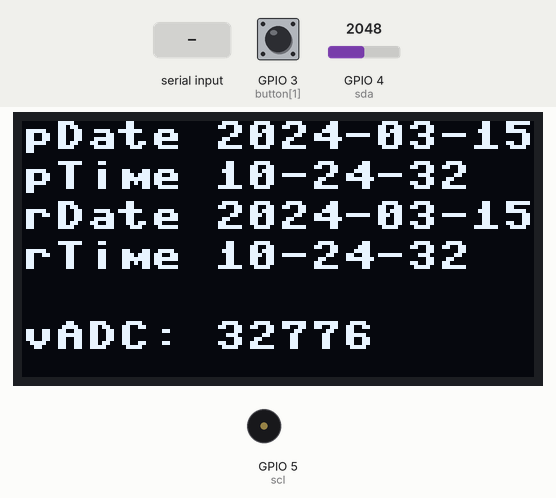
Bench run of a program on a simulated ESP32 board running MicroPython. Shown: 128×64 one-colour display, buzzer (waves = sounding). The inputs (shaded band) are chosen by the test bench; at power-on: GPIO 3 (button[1]) HIGH, GPIO 4 (sda) = 2048 (analog values on the 0–4095 scale). The clock reads 2024-03-15 10:24:30 at power-on unless the program sets it; the GPS gets a fix after 3 s at 37.7749, -122.4194 with 8 satellites; library files of the repository ran but are not shown: pcfsimp.py; what the program prints to the serial console is not drawn.

Above: at 2.2 s.
2.3 s: "A3" typed at the serial console, then Enter
At 3.5 s:
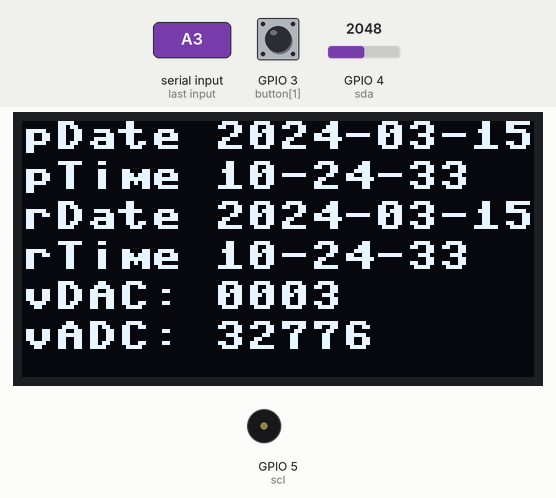
6.4 s: GPIO 3 (button[1]) pulled LOW for 0.3 s
At 9.4 s:
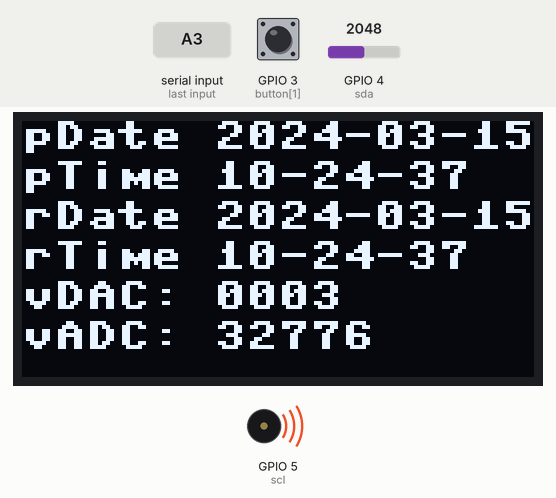
9.9 s: GPIO 4 (sda) set to 2866
14.0 s: "C4" typed at the serial console, then Enter
At 16.0 s:
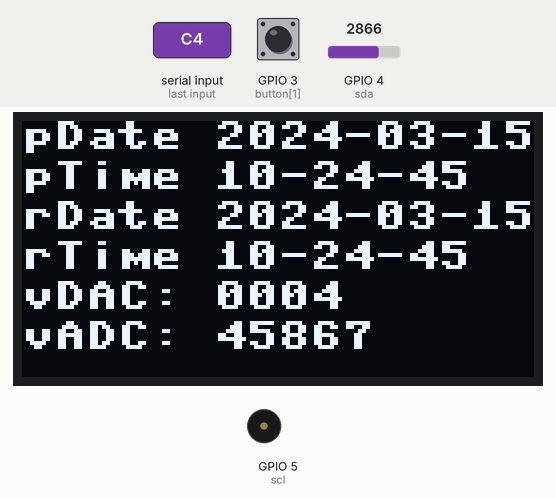
17.9 s: "B3" typed at the serial console, then Enter
At 19.2 s:
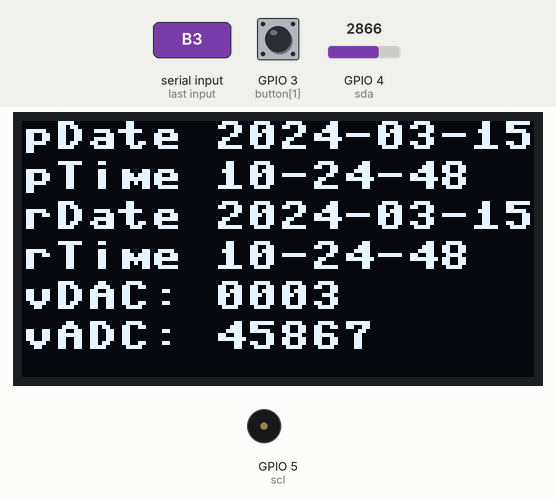
20.9 s: "D4" typed at the serial console, then Enter
At 22.3 s:
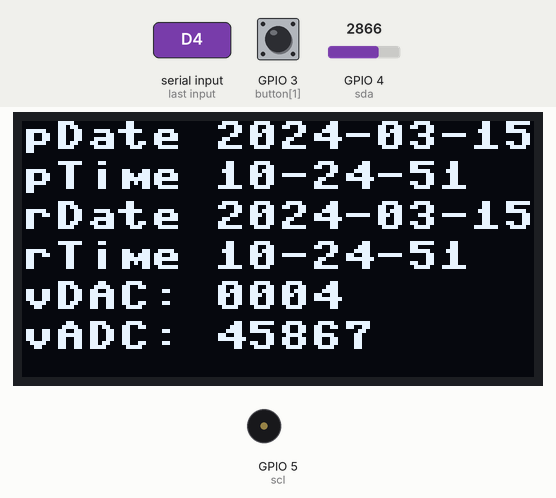
Timing chart, 0 to 23.9 s (numbered marks = the images above; inputs shaded):
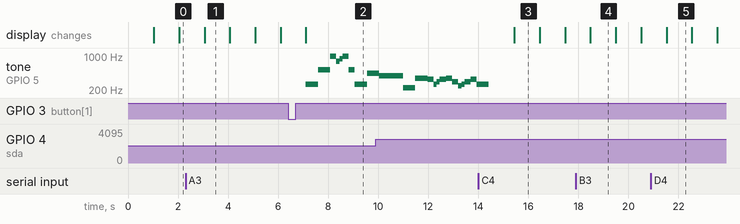

The program:

expansionzephyr.py
```python
import gc
import sys
import time

# import buzzsong
import buzzrainbow as buzztune
import machine
import pcfsimp
import ssd1306

import querystdin

adc = None
pf = sys.platform
rtc = None
if pf == "zephyr":
    import alltime

    import xiaozephyr as mcu

    adc = mcu.adc
elif "nrf" in pf:  # was nrf52
    import alltime_nrf as alltime

    import xiaonrf as mcu
else:
    import alltime

    if pf == "samd":
        import xiaosamd as mcu

        rtc = machine.RTC()
        adc = mcu.adc
    elif pf == "rp2":
        import xiaorp2 as mcu

        rtc = machine.RTC()
    elif pf == "esp32":
        import xiaoesp32 as mcu

        rtc = machine.RTC()
    else:
        print(" Unknown MCU")
del sys

# print(mcu.i2c)
# print(mcu.i2c.scan())
gc.collect()
print(gc.mem_free())
gc.collect()

display = ssd1306.SSD1306_I2C(128, 64, mcu.i2c, addr=60)
pcf = pcfsimp.PCF8563(mcu.i2c)
print("pcf: ", pcf.get())
if rtc is not None:
    print("rtc: ", rtc.datetime())
else:
    print("RTC not available")

timedata = alltime.AllTime(mcu.uart, pcf, rtc)
button = machine.Pin(mcu.BUTTON_PIN, machine.Pin.IN, machine.Pin.PULL_UP)
signalBuzz = machine.Pin(mcu.SIGNAL_BUZZOFF, machine.Pin.IN, machine.Pin.PULL_UP)

led = None
if mcu.LED_PIN is not None:
    led = machine.Pin(mcu.LED_PIN, machine.Pin.OUT)
    led.on()  # start off

buzzer = machine.Pin(mcu.BUZZER_PIN, machine.Pin.OUT)
buttonPush = False


def dobuzzer(pin):
    bz = mcu.buzzpwm(pin)
    buzztune.doBuzzer(bz)
    bz.deinit()


def button_int(bpin):
    global buttonPush
    buttonPush = True


def getVoltage(strin, maxv):
    rv = None
    lstr = len(strin)
    for i0 in range(lstr):
        if strin[i0].isdigit():
            break
    if strin[i0].isdigit():
        for ix in range(i0, lstr):
            if not strin[ix].isdigit():
                break
        rv = int(strin[i0:ix])
        rv = min(rv, maxv)
    return rv


button.irq(button_int, trigger=machine.Pin.IRQ_FALLING)

qin = querystdin.StdinQuery()
if adc is None:
    adc = machine.ADC(machine.Pin(mcu.ADC_PIN))
newvoltage = None
gc.collect()
print("Starting  mem=", gc.mem_free())
keepgoing = True
try:
    while keepgoing:
        gc.collect()
        # print(gc.mem_free())
        if (cin := qin.kbin()) is not None:
            vline = qin.kbLine(cin)
            vin = getVoltage(vline, 1023)
            if vin is not None:
                newvoltage = vin
                if mcu.dac is not None:
                    mcu.dac.write(newvoltage)
            print("newV: " + vline)
        if led is not None:
            led.value(button.value())
        # RTC: datetime
        #   year, month, date, dow (0 is monday?), hour, minute, second, microsec
        # PFC8563...
        #   hour, minute, second, dow (0 is sunday), date, month, year (add 2000)
        pcf_time = pcf.get()
        display.fill(0)
        gc.collect()
        display.text(
            "pDate {:04d}-{:02d}-{:02d}".format(
                pcf_time[6] + 2000, pcf_time[5], pcf_time[4]
            ),
            0,
            0,
        )
        display.text(
            "pTime {:02d}-{:02d}-{:02d}".format(pcf_time[0], pcf_time[1], pcf_time[2]),
            0,
            10,
        )
        gc.collect()
        if rtc is not None:
            rtc_time = rtc.datetime()
            display.text(
                "rDate {:04d}-{:02d}-{:02d}".format(
                    rtc_time[0], rtc_time[1], rtc_time[2]
                ),
                0,
                20,
            )
            display.text(
                "rTime {:02d}-{:02d}-{:02d}".format(
                    rtc_time[4], rtc_time[5], rtc_time[6]
                ),
                0,
                30,
            )
        else:
            display.text("RTC not available", 0, 25)
        gc.collect()

        if newvoltage is not None:
            display.text("vDAC: {:04d}".format(newvoltage), 0, 40)
        display.text("vADC: {:04d}".format(adc.read_u16()), 0, 50)
        display.show()
        if buttonPush:
            print("Button Pushed")
            buttonPush = False
            # if signalBuzz.value() == 0:
            dobuzzer(buzzer)
        time.sleep(1)
except KeyboardInterrupt:
    keepgoing = False

print("All Done")
```

buzzrainbow.py
```python
# MicroPython / Seeed Wio Terminal / SAMD51
# Wio-Terminal-Buzzer.py - play a scale on the buzzer with PWM
# scruss, 2022-10
# -*- coding: utf-8 -*-

from time import sleep_ms

TEMPO = 120  # ms sleep to give beat

whitekeys = {
    "A3": 220.00,
    "B3": 246.94,
    "C4": 261.63,
    "D4": 293.66,
    "E4": 329.63,
    "F4": 349.23,
    "G4": 392.00,
    "A4": 440.00,
    "B4": 493.88,
    "C5": 523.25,
    "D5": 587.33,
    "E5": 659.25,
    "F5": 698.46,
    "G5": 783.99,
    "A5": 880.00,
    "B5": 987.77,
}
#  with white space as extend
# "G4G4A4G4C5B4  G4G4A4G4D5C5  G4G4G5E5C5B4A4  E5E5E5C5D5C5"
rainbow = [
    ("C4", 4),
    ("C5", 4),
    ("B5", 2),
    ("G5", 1),
    ("A5", 1),
    ("B5", 2),
    ("C5", 2),
    ("C4", 4),
    ("A4", 4),
    ("G4", 8),
    ("A3", 4),
    ("F4", 4),
    ("E4", 2),
    ("C4", 1),
    ("D4", 1),
    ("E4", 2),
    ("F4", 2),
    ("D4", 2),
    ("B3", 1),
    ("C4", 1),
    ("D4", 2),
    ("E4", 2),
    ("C4", 4),
]


def playnote(note, duration, buzzer):
    if note != "  ":
        buzzer.freq(int(whitekeys[note] + 0.5))
        buzzer.duty_u16(32767)  # 50% duty
    sleep_ms(duration)
    buzzer.duty_u16(0)  # 0% duty - silent


def doBuzzer(buzzer, tempo=TEMPO, pause=5):
    buzzer.duty_u16(0)
    for note_dur in rainbow:
        playnote(note_dur[0], note_dur[1] * tempo, buzzer)
        sleep_ms(5)


def domain():
    import machine

    bz = machine.PWM(machine.Pin("A3_D3"), freq=440, duty_u16=0)
    doBuzzer(bz, tempo=250)


if __name__ == "__main__":
    domain()
```

querystdin.py
```python
import sys

_use_stdin_query = False
try:
    import select

    _use_stdin_query = True
except ImportError:
    pass


class StdinQuery:
    def __init__(self, useSelect=None):
        self.init(useSelect=useSelect)

    def deinit(self):
        if self._kpoll is not None:
            self._kpoll.unregister(sys.stdin)
        self._kpoll = None

    def init(self, useSelect=None):
        self._kpoll = None
        if useSelect is None:
            useSelect = _use_stdin_query
        if useSelect:
            # print("Select Available")
            self._kpoll = select.poll()
            self._kpoll.register(sys.stdin, select.POLLIN)

    def kbin(self):
        rv = None
        if self._kpoll is not None:
            rv = sys.stdin.read(1) if self._kpoll.poll(0) else None
        else:
            rv = sys.stdin.read(1)
        return rv

    def kbLine(self, start="", echo=True):
        rv = start
        x = None
        if echo:
            print(start, end="")
        while x != "\n":
            while (x := self.kbin()) is None:
                pass
            if echo:
                print(x, end="")
            rv = rv + x
        return rv


def chkit(useSelect=True):
    n = 0
    qin = StdinQuery(useSelect)
    while True:
        if (x := qin.kbin()) is not None:
            if x == "x":
                print("\n count = " + str(n))
            elif x == "Q":
                qin.deinit()
                break
            else:
                print(qin.kbLine(x))
            n = 0
        else:
            n = n + 1


if __name__ == "__main__":
    chkit()
```

alltime.py
```python
import time


def setPCF(pcf, gpstime):
    if pcf is not None:
        pcf.set(
            gpstime[3],
            gpstime[4],
            gpstime[5],
            0,
            gpstime[2],
            gpstime[1],
            gpstime[0] % 100,
        )


# samd takes 7 - tuple
# rp2  takes 8 - tuple
def setRTC(rtc, gpstime):
    if rtc is not None:
        rtc.datetime(
            (
                gpstime[0],
                gpstime[1],
                gpstime[2],
                0,
                gpstime[3],
                gpstime[4],
                gpstime[5],
                0,
            )
        )


class AllTime:
    def __init__(self, gpsUart=None, pcf=None, rtc=None):
        self.gpsUart = gpsUart
        self.pcf = pcf
        self.rtc = rtc
        self.t0 = self.setTimers(waittime=20)

    def setTimers(self, waittime=8):
        gt = self.getGPSTime(waittime=waittime)
        if gt:
            setPCF(self.pcf, gt)
        elif self.pcf is not None:
            pt = self.pcf.get()
            if pt[6] > 20 and pt[6] < 30:
                gt = [pt[6] + 2000, pt[5], pt[4], pt[0], pt[1], pt[2]]
            else:
                gt = [2023, 2, 28, 12, 13, 14]
                setPCF(self.pcf, gt)
                gt[3] = gt[3] + 1  # bump an hour
        if self.rtc is not None:
            setRTC(self.rtc, gt)
        return gt

    def getGPSTime(self, waittime=8):
        timeout = time.time() + waittime
        tryagain = True
        if self.gpsUart is not None:
            while self.gpsUart.any() > 0:
                self.gpsUart.read()
            while tryagain:
                parts = str(self.gpsUart.readline()).split(",")
                # print(parts)
                if ("RMC" in parts[0]) and (len(parts) >= 10) and parts[1] and parts[9]:
                    try:
                        # day-mon-yr
                        GPSdate = [
                            int(parts[9][4:6]) + 2000,
                            int(parts[9][2:4]),
                            int(parts[9][0:2]),
                        ]
                        # hr:min:sec (GMT)
                        GPStime = [
                            int(parts[1][0:2]),
                            int(parts[1][2:4]),
                            int(parts[1][4:6]),
                        ]
                        GPSdate.extend(GPStime)
                        print("GPS ", GPSdate)
                        return GPSdate
                    except ValueError:
                        print("Bad RMC line")
                        print(parts)
                tryagain = time.time() <= timeout
                time.sleep_ms(100)
                print(".", end="")
        print("No GPS Time Found")
        return None
```

xiaoesp32.py
```python
import machine

BUTTON_PIN = 3  # GPIO3 for A1
LED_PIN = None
BUZZER_PIN = 5  # GPIO5 for A3
DAC_PIN = None
ADC_PIN = 4  # GPIO4 for A2
MYADCRESOLUTION = 12

SIGNAL_BUZZOFF = 10  # GPIO 10 for D10
SIGNAL_USEGPS = 9  # GPIO 9 for D9

# I2CSCL =  7
# I2CSDA = "6
i2c = machine.I2C(0, scl=machine.Pin(7), sda=machine.Pin(6), freq=1000000)


uart = machine.UART(
    1,
    tx=21,  # pin number, not machine.Pin
    rx=20,  # pin number, not machine.Pin
    baudrate=9600,
)

dac = None


def buzzpwm(pin):
    pwm = machine.PWM(pin)
    pwm.duty_u16(0)
    return pwm


# ESP32C3 ADC has several options for attenuation
#   which affect the range
#   maximum range is attenuation 3 (11DB) for [0, 2.5V] approx range
#
adc = machine.ADC(ADC_PIN, atten=3)
```

Measured:
- after the input at 2.3 s, the display: changes after 0.76 s (image 1)
- after the input at 6.4 s, tone on GPIO 5 (scl): plays 262 Hz for 0.49 s, 523 Hz for 0.49 s, 988 Hz for 0.25 s, 784 Hz for 0.13 s, 880 Hz for 0.13 s, 988 Hz for 0.25 s … (9 notes in this stretch), starting after 0.71 s
- what the display in image 1 shows lasts 1.0 s, from 3.1 s to 4.1 s
